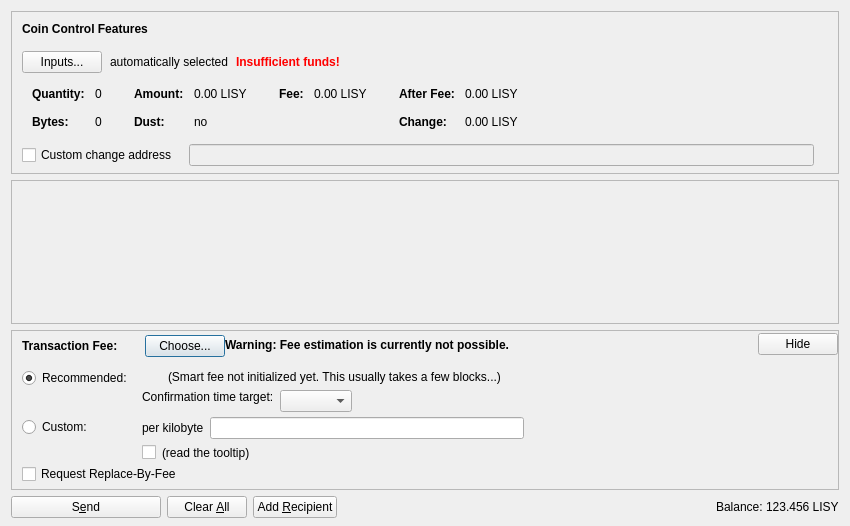
<?xml version="1.0" encoding="UTF-8"?>
<ui version="4.0">
 <class>SendCoinsDialog</class>
 <widget class="QDialog" name="SendCoinsDialog">
  <property name="geometry">
   <rect>
    <x>0</x>
    <y>0</y>
    <width>850</width>
    <height>526</height>
   </rect>
  </property>
  <property name="windowTitle">
   <string>Send Coins</string>
  </property>
  <layout class="QVBoxLayout" name="verticalLayout" stretch="0,1,0,0">
   <property name="bottomMargin">
    <number>8</number>
   </property>
   <item>
    <widget class="QFrame" name="frameCoinControl">
     <property name="sizePolicy">
      <sizepolicy hsizetype="Expanding" vsizetype="Expanding">
       <horstretch>0</horstretch>
       <verstretch>0</verstretch>
      </sizepolicy>
     </property>
     <property name="maximumSize">
      <size>
       <width>16777215</width>
       <height>16777215</height>
      </size>
     </property>
     <property name="frameShape">
      <enum>QFrame::StyledPanel</enum>
     </property>
     <property name="frameShadow">
      <enum>QFrame::Sunken</enum>
     </property>
     <layout class="QVBoxLayout" name="verticalLayoutCoinControl2">
      <property name="spacing">
       <number>0</number>
      </property>
      <property name="leftMargin">
       <number>0</number>
      </property>
      <property name="topMargin">
       <number>0</number>
      </property>
      <property name="rightMargin">
       <number>0</number>
      </property>
      <property name="bottomMargin">
       <number>6</number>
      </property>
      <item>
       <layout class="QVBoxLayout" name="verticalLayoutCoinControl" stretch="0,0,0,0,1">
        <property name="spacing">
         <number>0</number>
        </property>
        <property name="leftMargin">
         <number>10</number>
        </property>
        <property name="topMargin">
         <number>10</number>
        </property>
        <item>
         <layout class="QHBoxLayout" name="horizontalLayoutCoinControl1">
          <property name="bottomMargin">
           <number>15</number>
          </property>
          <item>
           <widget class="QLabel" name="labelCoinControlFeatures">
            <property name="sizePolicy">
             <sizepolicy hsizetype="Preferred" vsizetype="Maximum">
              <horstretch>0</horstretch>
              <verstretch>0</verstretch>
             </sizepolicy>
            </property>
            <property name="font">
             <font>
              <weight>75</weight>
              <bold>true</bold>
             </font>
            </property>
            <property name="styleSheet">
             <string notr="true">font-weight:bold;</string>
            </property>
            <property name="text">
             <string>Coin Control Features</string>
            </property>
           </widget>
          </item>
         </layout>
        </item>
        <item>
         <layout class="QHBoxLayout" name="horizontalLayoutCoinControl2" stretch="0,0,0,0">
          <property name="spacing">
           <number>8</number>
          </property>
          <property name="bottomMargin">
           <number>10</number>
          </property>
          <item>
           <widget class="QPushButton" name="pushButtonCoinControl">
            <property name="styleSheet">
             <string notr="true"/>
            </property>
            <property name="text">
             <string>Inputs...</string>
            </property>
            <property name="autoDefault">
             <bool>false</bool>
            </property>
           </widget>
          </item>
          <item>
           <widget class="QLabel" name="labelCoinControlAutomaticallySelected">
            <property name="text">
             <string>automatically selected</string>
            </property>
            <property name="margin">
             <number>5</number>
            </property>
           </widget>
          </item>
          <item>
           <widget class="QLabel" name="labelCoinControlInsuffFunds">
            <property name="font">
             <font>
              <weight>75</weight>
              <bold>true</bold>
             </font>
            </property>
            <property name="styleSheet">
             <string notr="true">color:red;font-weight:bold;</string>
            </property>
            <property name="text">
             <string>Insufficient funds!</string>
            </property>
            <property name="margin">
             <number>5</number>
            </property>
           </widget>
          </item>
          <item>
           <spacer name="horizontalSpacerCoinControl">
            <property name="orientation">
             <enum>Qt::Horizontal</enum>
            </property>
            <property name="sizeHint" stdset="0">
             <size>
              <width>40</width>
              <height>1</height>
             </size>
            </property>
           </spacer>
          </item>
         </layout>
        </item>
        <item>
         <widget class="QWidget" name="widgetCoinControl" native="true">
          <property name="sizePolicy">
           <sizepolicy hsizetype="Preferred" vsizetype="Preferred">
            <horstretch>0</horstretch>
            <verstretch>0</verstretch>
           </sizepolicy>
          </property>
          <property name="minimumSize">
           <size>
            <width>0</width>
            <height>0</height>
           </size>
          </property>
          <property name="styleSheet">
           <string notr="true"/>
          </property>
          <layout class="QHBoxLayout" name="horizontalLayoutCoinControl5">
           <property name="leftMargin">
            <number>0</number>
           </property>
           <property name="topMargin">
            <number>0</number>
           </property>
           <property name="rightMargin">
            <number>0</number>
           </property>
           <property name="bottomMargin">
            <number>0</number>
           </property>
           <item>
            <layout class="QHBoxLayout" name="horizontalLayoutCoinControl3" stretch="0,0,0,1">
             <property name="spacing">
              <number>20</number>
             </property>
             <property name="topMargin">
              <number>0</number>
             </property>
             <property name="bottomMargin">
              <number>10</number>
             </property>
             <item>
              <layout class="QFormLayout" name="formLayoutCoinControl1">
               <property name="horizontalSpacing">
                <number>10</number>
               </property>
               <property name="verticalSpacing">
                <number>14</number>
               </property>
               <property name="leftMargin">
                <number>10</number>
               </property>
               <property name="topMargin">
                <number>4</number>
               </property>
               <property name="rightMargin">
                <number>6</number>
               </property>
               <item row="0" column="0">
                <widget class="QLabel" name="labelCoinControlQuantityText">
                 <property name="font">
                  <font>
                   <weight>75</weight>
                   <bold>true</bold>
                  </font>
                 </property>
                 <property name="text">
                  <string>Quantity:</string>
                 </property>
                 <property name="margin">
                  <number>0</number>
                 </property>
                </widget>
               </item>
               <item row="0" column="1">
                <widget class="QLabel" name="labelCoinControlQuantity">
                 <property name="cursor">
                  <cursorShape>IBeamCursor</cursorShape>
                 </property>
                 <property name="contextMenuPolicy">
                  <enum>Qt::ActionsContextMenu</enum>
                 </property>
                 <property name="text">
                  <string notr="true">0</string>
                 </property>
                 <property name="margin">
                  <number>0</number>
                 </property>
                 <property name="textInteractionFlags">
                  <set>Qt::LinksAccessibleByMouse|Qt::TextSelectableByKeyboard|Qt::TextSelectableByMouse</set>
                 </property>
                </widget>
               </item>
               <item row="1" column="0">
                <widget class="QLabel" name="labelCoinControlBytesText">
                 <property name="font">
                  <font>
                   <weight>75</weight>
                   <bold>true</bold>
                  </font>
                 </property>
                 <property name="text">
                  <string>Bytes:</string>
                 </property>
                </widget>
               </item>
               <item row="1" column="1">
                <widget class="QLabel" name="labelCoinControlBytes">
                 <property name="cursor">
                  <cursorShape>IBeamCursor</cursorShape>
                 </property>
                 <property name="contextMenuPolicy">
                  <enum>Qt::ActionsContextMenu</enum>
                 </property>
                 <property name="text">
                  <string notr="true">0</string>
                 </property>
                 <property name="textInteractionFlags">
                  <set>Qt::LinksAccessibleByMouse|Qt::TextSelectableByKeyboard|Qt::TextSelectableByMouse</set>
                 </property>
                </widget>
               </item>
              </layout>
             </item>
             <item>
              <layout class="QFormLayout" name="formLayoutCoinControl2">
               <property name="horizontalSpacing">
                <number>10</number>
               </property>
               <property name="verticalSpacing">
                <number>14</number>
               </property>
               <property name="leftMargin">
                <number>6</number>
               </property>
               <property name="topMargin">
                <number>4</number>
               </property>
               <property name="rightMargin">
                <number>6</number>
               </property>
               <item row="0" column="0">
                <widget class="QLabel" name="labelCoinControlAmountText">
                 <property name="font">
                  <font>
                   <weight>75</weight>
                   <bold>true</bold>
                  </font>
                 </property>
                 <property name="text">
                  <string>Amount:</string>
                 </property>
                 <property name="margin">
                  <number>0</number>
                 </property>
                </widget>
               </item>
               <item row="0" column="1">
                <widget class="QLabel" name="labelCoinControlAmount">
                 <property name="cursor">
                  <cursorShape>IBeamCursor</cursorShape>
                 </property>
                 <property name="contextMenuPolicy">
                  <enum>Qt::ActionsContextMenu</enum>
                 </property>
                 <property name="text">
                  <string notr="true">0.00 LISY</string>
                 </property>
                 <property name="textInteractionFlags">
                  <set>Qt::LinksAccessibleByMouse|Qt::TextSelectableByKeyboard|Qt::TextSelectableByMouse</set>
                 </property>
                </widget>
               </item>
               <item row="1" column="0">
                <widget class="QLabel" name="labelCoinControlLowOutputText">
                 <property name="font">
                  <font>
                   <weight>75</weight>
                   <bold>true</bold>
                  </font>
                 </property>
                 <property name="text">
                  <string>Dust:</string>
                 </property>
                </widget>
               </item>
               <item row="1" column="1">
                <widget class="QLabel" name="labelCoinControlLowOutput">
                 <property name="cursor">
                  <cursorShape>IBeamCursor</cursorShape>
                 </property>
                 <property name="contextMenuPolicy">
                  <enum>Qt::ActionsContextMenu</enum>
                 </property>
                 <property name="text">
                  <string notr="true">no</string>
                 </property>
                 <property name="textInteractionFlags">
                  <set>Qt::LinksAccessibleByMouse|Qt::TextSelectableByKeyboard|Qt::TextSelectableByMouse</set>
                 </property>
                </widget>
               </item>
              </layout>
             </item>
             <item>
              <layout class="QFormLayout" name="formLayoutCoinControl3">
               <property name="horizontalSpacing">
                <number>10</number>
               </property>
               <property name="verticalSpacing">
                <number>14</number>
               </property>
               <property name="leftMargin">
                <number>6</number>
               </property>
               <property name="topMargin">
                <number>4</number>
               </property>
               <property name="rightMargin">
                <number>6</number>
               </property>
               <item row="0" column="0">
                <widget class="QLabel" name="labelCoinControlFeeText">
                 <property name="font">
                  <font>
                   <weight>75</weight>
                   <bold>true</bold>
                  </font>
                 </property>
                 <property name="text">
                  <string>Fee:</string>
                 </property>
                 <property name="margin">
                  <number>0</number>
                 </property>
                </widget>
               </item>
               <item row="0" column="1">
                <widget class="QLabel" name="labelCoinControlFee">
                 <property name="cursor">
                  <cursorShape>IBeamCursor</cursorShape>
                 </property>
                 <property name="contextMenuPolicy">
                  <enum>Qt::ActionsContextMenu</enum>
                 </property>
                 <property name="text">
                  <string notr="true">0.00 LISY</string>
                 </property>
                 <property name="textInteractionFlags">
                  <set>Qt::LinksAccessibleByMouse|Qt::TextSelectableByKeyboard|Qt::TextSelectableByMouse</set>
                 </property>
                </widget>
               </item>
              </layout>
             </item>
             <item>
              <layout class="QFormLayout" name="formLayoutCoinControl4">
               <property name="horizontalSpacing">
                <number>10</number>
               </property>
               <property name="verticalSpacing">
                <number>14</number>
               </property>
               <property name="leftMargin">
                <number>6</number>
               </property>
               <property name="topMargin">
                <number>4</number>
               </property>
               <property name="rightMargin">
                <number>6</number>
               </property>
               <item row="0" column="0">
                <widget class="QLabel" name="labelCoinControlAfterFeeText">
                 <property name="font">
                  <font>
                   <weight>75</weight>
                   <bold>true</bold>
                  </font>
                 </property>
                 <property name="text">
                  <string>After Fee:</string>
                 </property>
                 <property name="margin">
                  <number>0</number>
                 </property>
                </widget>
               </item>
               <item row="0" column="1">
                <widget class="QLabel" name="labelCoinControlAfterFee">
                 <property name="cursor">
                  <cursorShape>IBeamCursor</cursorShape>
                 </property>
                 <property name="contextMenuPolicy">
                  <enum>Qt::ActionsContextMenu</enum>
                 </property>
                 <property name="text">
                  <string notr="true">0.00 LISY</string>
                 </property>
                 <property name="textInteractionFlags">
                  <set>Qt::LinksAccessibleByMouse|Qt::TextSelectableByKeyboard|Qt::TextSelectableByMouse</set>
                 </property>
                </widget>
               </item>
               <item row="1" column="0">
                <widget class="QLabel" name="labelCoinControlChangeText">
                 <property name="font">
                  <font>
                   <weight>75</weight>
                   <bold>true</bold>
                  </font>
                 </property>
                 <property name="text">
                  <string>Change:</string>
                 </property>
                </widget>
               </item>
               <item row="1" column="1">
                <widget class="QLabel" name="labelCoinControlChange">
                 <property name="cursor">
                  <cursorShape>IBeamCursor</cursorShape>
                 </property>
                 <property name="contextMenuPolicy">
                  <enum>Qt::ActionsContextMenu</enum>
                 </property>
                 <property name="text">
                  <string notr="true">0.00 LISY</string>
                 </property>
                 <property name="textInteractionFlags">
                  <set>Qt::LinksAccessibleByMouse|Qt::TextSelectableByKeyboard|Qt::TextSelectableByMouse</set>
                 </property>
                </widget>
               </item>
              </layout>
             </item>
            </layout>
           </item>
          </layout>
         </widget>
        </item>
        <item>
         <layout class="QHBoxLayout" name="horizontalLayoutCoinControl4" stretch="0,0,0">
          <property name="spacing">
           <number>12</number>
          </property>
          <property name="sizeConstraint">
           <enum>QLayout::SetDefaultConstraint</enum>
          </property>
          <property name="topMargin">
           <number>5</number>
          </property>
          <property name="rightMargin">
           <number>5</number>
          </property>
          <item>
           <widget class="QCheckBox" name="checkBoxCoinControlChange">
            <property name="toolTip">
             <string>If this is activated, but the change address is empty or invalid, change will be sent to a newly generated address.</string>
            </property>
            <property name="text">
             <string>Custom change address</string>
            </property>
           </widget>
          </item>
          <item>
           <widget class="QValidatedLineEdit" name="lineEditCoinControlChange">
            <property name="enabled">
             <bool>false</bool>
            </property>
            <property name="sizePolicy">
             <sizepolicy hsizetype="Expanding" vsizetype="Fixed">
              <horstretch>0</horstretch>
              <verstretch>0</verstretch>
             </sizepolicy>
            </property>
           </widget>
          </item>
          <item>
           <widget class="QLabel" name="labelCoinControlChangeLabel">
            <property name="sizePolicy">
             <sizepolicy hsizetype="Preferred" vsizetype="Expanding">
              <horstretch>0</horstretch>
              <verstretch>0</verstretch>
             </sizepolicy>
            </property>
            <property name="minimumSize">
             <size>
              <width>0</width>
              <height>0</height>
             </size>
            </property>
            <property name="text">
             <string/>
            </property>
            <property name="margin">
             <number>3</number>
            </property>
           </widget>
          </item>
         </layout>
        </item>
        <item>
         <spacer name="verticalSpacerCoinControl">
          <property name="orientation">
           <enum>Qt::Vertical</enum>
          </property>
          <property name="sizeHint" stdset="0">
           <size>
            <width>800</width>
            <height>1</height>
           </size>
          </property>
         </spacer>
        </item>
       </layout>
      </item>
     </layout>
    </widget>
   </item>
   <item>
    <widget class="QScrollArea" name="scrollArea">
     <property name="widgetResizable">
      <bool>true</bool>
     </property>
     <widget class="QWidget" name="scrollAreaWidgetContents">
      <property name="geometry">
       <rect>
        <x>0</x>
        <y>0</y>
        <width>830</width>
        <height>104</height>
       </rect>
      </property>
      <layout class="QVBoxLayout" name="verticalLayout_2" stretch="0,1">
       <property name="leftMargin">
        <number>0</number>
       </property>
       <property name="topMargin">
        <number>0</number>
       </property>
       <property name="rightMargin">
        <number>0</number>
       </property>
       <property name="bottomMargin">
        <number>0</number>
       </property>
       <item>
        <layout class="QVBoxLayout" name="entries">
         <property name="spacing">
          <number>6</number>
         </property>
        </layout>
       </item>
       <item>
        <spacer name="verticalSpacer">
         <property name="orientation">
          <enum>Qt::Vertical</enum>
         </property>
         <property name="sizeHint" stdset="0">
          <size>
           <width>20</width>
           <height>40</height>
          </size>
         </property>
        </spacer>
       </item>
      </layout>
     </widget>
    </widget>
   </item>
   <item>
    <widget class="QFrame" name="frameFee">
     <property name="sizePolicy">
      <sizepolicy hsizetype="Expanding" vsizetype="Expanding">
       <horstretch>0</horstretch>
       <verstretch>0</verstretch>
      </sizepolicy>
     </property>
     <property name="maximumSize">
      <size>
       <width>16777215</width>
       <height>16777215</height>
      </size>
     </property>
     <property name="frameShape">
      <enum>QFrame::StyledPanel</enum>
     </property>
     <property name="frameShadow">
      <enum>QFrame::Sunken</enum>
     </property>
     <layout class="QVBoxLayout" name="verticalLayoutFee1">
      <property name="spacing">
       <number>0</number>
      </property>
      <property name="leftMargin">
       <number>0</number>
      </property>
      <property name="topMargin">
       <number>0</number>
      </property>
      <property name="rightMargin">
       <number>0</number>
      </property>
      <property name="bottomMargin">
       <number>0</number>
      </property>
      <item>
       <layout class="QVBoxLayout" name="verticalLayoutFee2" stretch="0,0,0">
        <property name="spacing">
         <number>0</number>
        </property>
        <property name="leftMargin">
         <number>10</number>
        </property>
        <property name="topMargin">
         <number>0</number>
        </property>
        <item>
         <layout class="QHBoxLayout" name="horizontalLayoutFee1">
          <property name="bottomMargin">
           <number>0</number>
          </property>
          <item>
           <layout class="QVBoxLayout" name="verticalLayoutFee7">
            <property name="spacing">
             <number>0</number>
            </property>
            <item>
             <spacer name="verticalSpacerSmartFee">
              <property name="orientation">
               <enum>Qt::Vertical</enum>
              </property>
              <property name="sizeType">
               <enum>QSizePolicy::Fixed</enum>
              </property>
              <property name="sizeHint" stdset="0">
               <size>
                <width>1</width>
                <height>4</height>
               </size>
              </property>
             </spacer>
            </item>
            <item>
             <layout class="QHBoxLayout" name="horizontalLayoutSmartFee">
              <property name="spacing">
               <number>10</number>
              </property>
              <item>
               <widget class="QLabel" name="labelFeeHeadline">
                <property name="sizePolicy">
                 <sizepolicy hsizetype="Preferred" vsizetype="Maximum">
                  <horstretch>0</horstretch>
                  <verstretch>0</verstretch>
                 </sizepolicy>
                </property>
                <property name="font">
                 <font>
                  <weight>75</weight>
                  <bold>true</bold>
                 </font>
                </property>
                <property name="styleSheet">
                 <string notr="true">font-weight:bold;</string>
                </property>
                <property name="text">
                 <string>Transaction Fee:</string>
                </property>
               </widget>
              </item>
              <item>
               <widget class="QLabel" name="labelFeeMinimized">
                <property name="text">
                 <string/>
                </property>
               </widget>
              </item>
              <item>
               <widget class="QPushButton" name="buttonChooseFee">
                <property name="text">
                 <string>Choose...</string>
                </property>
               </widget>
              </item>
             </layout>
            </item>
            <item>
             <spacer name="verticalSpacer_5">
              <property name="orientation">
               <enum>Qt::Vertical</enum>
              </property>
              <property name="sizeHint" stdset="0">
               <size>
                <width>1</width>
                <height>1</height>
               </size>
              </property>
             </spacer>
            </item>
           </layout>
          </item>
          <item>
           <widget class="QLabel" name="fallbackFeeWarningLabel">
            <property name="toolTip">
             <string>Using the fallbackfee can result in sending a transaction that will take several hours or days (or never) to confirm. Consider choosing your fee manually or wait until you have validated the complete chain.</string>
            </property>
            <property name="font">
            <font>
                <weight>75</weight>
                <bold>true</bold>
            </font>
            </property>
            <property name="text">
             <string>Warning: Fee estimation is currently not possible.</string>
            </property>
            <property name="wordWrap">
             <bool>false</bool>
            </property>
           </widget>
          </item>
          <item>
           <spacer name="horizontalSpacer_4">
            <property name="orientation">
             <enum>Qt::Horizontal</enum>
            </property>
            <property name="sizeType">
             <enum>QSizePolicy::MinimumExpanding</enum>
            </property>
            <property name="sizeHint" stdset="0">
             <size>
              <width>40</width>
              <height>20</height>
             </size>
            </property>
           </spacer>
          </item>
          <item>
           <widget class="QPushButton" name="buttonMinimizeFee">
            <property name="toolTip">
             <string>collapse fee-settings</string>
            </property>
            <property name="text">
             <string>Hide</string>
            </property>
           </widget>
          </item>
         </layout>
        </item>
        <item>
         <widget class="QFrame" name="frameFeeSelection">
          <layout class="QVBoxLayout" name="verticalLayoutFee12">
           <property name="spacing">
            <number>0</number>
           </property>
           <property name="leftMargin">
            <number>0</number>
           </property>
           <property name="topMargin">
            <number>0</number>
           </property>
           <property name="rightMargin">
            <number>0</number>
           </property>
           <property name="bottomMargin">
            <number>0</number>
           </property>
           <item>
            <layout class="QGridLayout" name="gridLayoutFee">
             <property name="topMargin">
              <number>10</number>
             </property>
             <property name="bottomMargin">
              <number>4</number>
             </property>
             <property name="horizontalSpacing">
              <number>10</number>
             </property>
             <property name="verticalSpacing">
              <number>4</number>
             </property>
             <item row="1" column="1">
              <layout class="QVBoxLayout" name="verticalLayoutFee8">
               <property name="spacing">
                <number>6</number>
               </property>
               <item>
                <layout class="QHBoxLayout" name="horizontalLayoutFee13">
                 <item>
                  <widget class="QLabel" name="labelCustomPerKilobyte">
                   <property name="toolTip">
                    <string>If the custom fee is set to 1000 satoshis and the transaction is only 250 bytes, then &quot;per kilobyte&quot; only pays 250 satoshis in fee, while &quot;total at least&quot; pays 1000 satoshis. For transactions bigger than a kilobyte both pay by kilobyte.</string>
                   </property>
                   <property name="text">
                    <string>per kilobyte</string>
                   </property>
                  </widget>
                 </item>
                 <item>
                  <widget class="LISYNetworkAmountField" name="customFee"/>
                 </item>
                 <item>
                  <spacer name="horizontalSpacer_6">
                   <property name="orientation">
                    <enum>Qt::Horizontal</enum>
                   </property>
                   <property name="sizeHint" stdset="0">
                    <size>
                     <width>1</width>
                     <height>1</height>
                    </size>
                   </property>
                  </spacer>
                 </item>
                </layout>
               </item>
               <item>
                <layout class="QHBoxLayout" name="horizontalLayoutFee8">
                 <item>
                  <widget class="QCheckBox" name="checkBoxMinimumFee">
                   <property name="toolTip">
                    <string>Paying only the minimum fee is just fine as long as there is less transaction volume than space in the blocks. But be aware that this can end up in a never confirming transaction once there is more demand for lisynetwork transactions than the network can process.</string>
                   </property>
                   <property name="text">
                    <string/>
                   </property>
                  </widget>
                 </item>
                 <item>
                  <widget class="QLabel" name="labelMinFeeWarning">
                   <property name="enabled">
                    <bool>true</bool>
                   </property>
                   <property name="toolTip">
                    <string>Paying only the minimum fee is just fine as long as there is less transaction volume than space in the blocks. But be aware that this can end up in a never confirming transaction once there is more demand for lisynetwork transactions than the network can process.</string>
                   </property>
                   <property name="text">
                    <string>(read the tooltip)</string>
                   </property>
                   <property name="margin">
                    <number>5</number>
                   </property>
                  </widget>
                 </item>
                 <item>
                  <spacer name="horizontalSpacer_2">
                   <property name="orientation">
                    <enum>Qt::Horizontal</enum>
                   </property>
                   <property name="sizeHint" stdset="0">
                    <size>
                     <width>1</width>
                     <height>1</height>
                    </size>
                   </property>
                  </spacer>
                 </item>
                </layout>
               </item>
              </layout>
             </item>
             <item row="0" column="0">
              <layout class="QVBoxLayout" name="verticalLayoutFee4" stretch="0,1">
               <item>
                <widget class="QRadioButton" name="radioSmartFee">
                 <property name="text">
                  <string>Recommended:</string>
                 </property>
                 <property name="checked">
                  <bool>true</bool>
                 </property>
                 <attribute name="buttonGroup">
                  <string notr="true">groupFee</string>
                 </attribute>
                </widget>
               </item>
               <item>
                <spacer name="verticalSpacer_2">
                 <property name="orientation">
                  <enum>Qt::Vertical</enum>
                 </property>
                 <property name="sizeHint" stdset="0">
                  <size>
                   <width>1</width>
                   <height>1</height>
                  </size>
                 </property>
                </spacer>
               </item>
              </layout>
             </item>
             <item row="1" column="0">
              <layout class="QVBoxLayout" name="verticalLayoutFee9" stretch="0,1">
               <item>
                <widget class="QRadioButton" name="radioCustomFee">
                 <property name="text">
                  <string>Custom:</string>
                 </property>
                 <attribute name="buttonGroup">
                  <string notr="true">groupFee</string>
                 </attribute>
                </widget>
               </item>
               <item>
                <spacer name="verticalSpacer_6">
                 <property name="orientation">
                  <enum>Qt::Vertical</enum>
                 </property>
                 <property name="sizeHint" stdset="0">
                  <size>
                   <width>1</width>
                   <height>1</height>
                  </size>
                 </property>
                </spacer>
               </item>
              </layout>
             </item>
             <item row="0" column="1">
              <layout class="QVBoxLayout" name="verticalLayoutFee3" stretch="0,0,1">
               <property name="spacing">
                <number>6</number>
               </property>
               <property name="topMargin">
                <number>2</number>
               </property>
               <item>
                <layout class="QHBoxLayout" name="horizontalLayoutFee12">
                 <item>
                  <widget class="QLabel" name="labelSmartFee">
                   <property name="text">
                    <string/>
                   </property>
                   <property name="margin">
                    <number>2</number>
                   </property>
                  </widget>
                 </item>
                 <item>
                  <widget class="QLabel" name="labelFeeEstimation">
                   <property name="text">
                    <string/>
                   </property>
                  </widget>
                 </item>
                 <item>
                  <widget class="QLabel" name="labelSmartFee2">
                   <property name="text">
                    <string>(Smart fee not initialized yet. This usually takes a few blocks...)</string>
                   </property>
                   <property name="margin">
                    <number>2</number>
                   </property>
                  </widget>
                 </item>
                 <item>
                  <spacer name="horizontalSpacer_5">
                   <property name="orientation">
                    <enum>Qt::Horizontal</enum>
                   </property>
                   <property name="sizeHint" stdset="0">
                    <size>
                     <width>1</width>
                     <height>1</height>
                    </size>
                   </property>
                  </spacer>
                 </item>
                </layout>
               </item>
               <item>
                <layout class="QHBoxLayout" name="horizontalLayoutFee9">
                 <item>
                  <layout class="QVBoxLayout" name="verticalLayoutFee6">
                   <item>
                    <widget class="QLabel" name="labelSmartFee3">
                     <property name="text">
                      <string>Confirmation time target:</string>
                     </property>
                     <property name="margin">
                      <number>2</number>
                     </property>
                    </widget>
                   </item>
                   <item>
                    <spacer name="verticalSpacer_3">
                     <property name="orientation">
                      <enum>Qt::Vertical</enum>
                     </property>
                     <property name="sizeHint" stdset="0">
                      <size>
                       <width>1</width>
                       <height>1</height>
                      </size>
                     </property>
                    </spacer>
                   </item>
                  </layout>
                 </item>
                 <item>
                  <layout class="QVBoxLayout" name="verticalLayoutFee5">
                   <property name="rightMargin">
                    <number>30</number>
                   </property>
                   <item>
                    <layout class="QHBoxLayout" name="horizontalLayoutConfTarget">
                     <property name="bottomMargin">
                      <number>0</number>
                     </property>
                     <item>
                      <widget class="QComboBox" name="confTargetSelector"/>
                     </item>
                     <item>
                      <spacer name="horizontalSpacerConfTarget">
                       <property name="orientation">
                        <enum>Qt::Horizontal</enum>
                       </property>
                       <property name="sizeHint" stdset="0">
                        <size>
                         <width>40</width>
                         <height>20</height>
                        </size>
                       </property>
                      </spacer>
                     </item>
                    </layout>
                   </item>
                  </layout>
                 </item>
                </layout>
               </item>
               <item>
                <spacer name="verticalSpacer_4">
                 <property name="orientation">
                  <enum>Qt::Vertical</enum>
                 </property>
                 <property name="sizeHint" stdset="0">
                  <size>
                   <width>1</width>
                   <height>1</height>
                  </size>
                 </property>
                </spacer>
               </item>
              </layout>
             </item>
            </layout>
           </item>
           <item>
            <widget class="QCheckBox" name="optInRBF">
             <property name="text">
              <string>Request Replace-By-Fee</string>
             </property>
             <property name="toolTip">
              <string>Indicates that the sender may wish to replace this transaction with a new one paying higher fees (prior to being confirmed).</string>
             </property>
            </widget>
           </item>
          </layout>
         </widget>
        </item>
        <item>
         <spacer name="verticalSpacerFee">
          <property name="orientation">
           <enum>Qt::Vertical</enum>
          </property>
          <property name="sizeHint" stdset="0">
           <size>
            <width>40</width>
            <height>5</height>
           </size>
          </property>
         </spacer>
        </item>
       </layout>
      </item>
     </layout>
    </widget>
   </item>
   <item>
    <layout class="QHBoxLayout" name="horizontalLayout">
     <item>
      <widget class="QPushButton" name="sendButton">
       <property name="minimumSize">
        <size>
         <width>150</width>
         <height>0</height>
        </size>
       </property>
       <property name="toolTip">
        <string>Confirm the send action</string>
       </property>
       <property name="text">
        <string>S&amp;end</string>
       </property>
       <property name="icon">
        <iconset resource="../lisynetwork.qrc">
         <normaloff>:/icons/send</normaloff>:/icons/send</iconset>
       </property>
       <property name="autoDefault">
        <bool>false</bool>
       </property>
       <property name="default">
        <bool>false</bool>
       </property>
      </widget>
     </item>
     <item>
      <widget class="QPushButton" name="clearButton">
       <property name="sizePolicy">
        <sizepolicy hsizetype="Minimum" vsizetype="Fixed">
         <horstretch>0</horstretch>
         <verstretch>0</verstretch>
        </sizepolicy>
       </property>
       <property name="toolTip">
        <string>Clear all fields of the form.</string>
       </property>
       <property name="text">
        <string>Clear &amp;All</string>
       </property>
       <property name="icon">
        <iconset resource="../lisynetwork.qrc">
         <normaloff>:/icons/remove</normaloff>:/icons/remove</iconset>
       </property>
       <property name="autoDefault">
        <bool>false</bool>
       </property>
      </widget>
     </item>
     <item>
      <widget class="QPushButton" name="addButton">
       <property name="toolTip">
        <string>Send to multiple recipients at once</string>
       </property>
       <property name="text">
        <string>Add &amp;Recipient</string>
       </property>
       <property name="icon">
        <iconset resource="../lisynetwork.qrc">
         <normaloff>:/icons/add</normaloff>:/icons/add</iconset>
       </property>
       <property name="autoDefault">
        <bool>false</bool>
       </property>
      </widget>
     </item>
     <item>
      <spacer name="horizontalSpacer">
       <property name="orientation">
        <enum>Qt::Horizontal</enum>
       </property>
       <property name="sizeHint" stdset="0">
        <size>
         <width>40</width>
         <height>20</height>
        </size>
       </property>
      </spacer>
     </item>
     <item>
      <layout class="QHBoxLayout" name="horizontalLayout_2">
       <property name="spacing">
        <number>3</number>
       </property>
       <item>
        <widget class="QLabel" name="label">
         <property name="sizePolicy">
          <sizepolicy hsizetype="Preferred" vsizetype="Fixed">
           <horstretch>0</horstretch>
           <verstretch>0</verstretch>
          </sizepolicy>
         </property>
         <property name="text">
          <string>Balance:</string>
         </property>
        </widget>
       </item>
       <item>
        <widget class="QLabel" name="labelBalance">
         <property name="sizePolicy">
          <sizepolicy hsizetype="Preferred" vsizetype="Fixed">
           <horstretch>0</horstretch>
           <verstretch>0</verstretch>
          </sizepolicy>
         </property>
         <property name="cursor">
          <cursorShape>IBeamCursor</cursorShape>
         </property>
         <property name="text">
          <string notr="true">123.456 LISY</string>
         </property>
         <property name="textInteractionFlags">
          <set>Qt::LinksAccessibleByMouse|Qt::TextSelectableByKeyboard|Qt::TextSelectableByMouse</set>
         </property>
        </widget>
       </item>
      </layout>
     </item>
    </layout>
   </item>
  </layout>
 </widget>
 <customwidgets>
  <customwidget>
   <class>QValidatedLineEdit</class>
   <extends>QLineEdit</extends>
   <header>qvalidatedlineedit.h</header>
  </customwidget>
  <customwidget>
   <class>LISYNetworkAmountField</class>
   <extends>QLineEdit</extends>
   <header>lisynetworkamountfield.h</header>
   <container>1</container>
  </customwidget>
 </customwidgets>
 <resources>
  <include location="../lisynetwork.qrc"/>
 </resources>
 <connections/>
 <buttongroups>
  <buttongroup name="groupFee"/>
 </buttongroups>
</ui>
